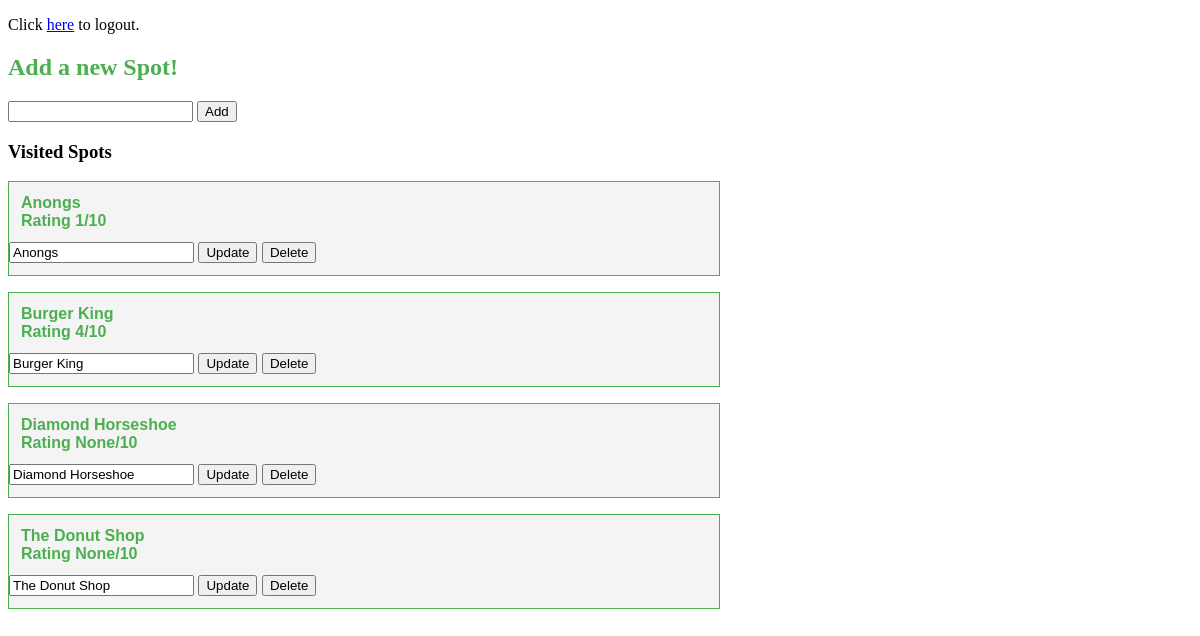
The page / (signed in) on the database as committed earlier.
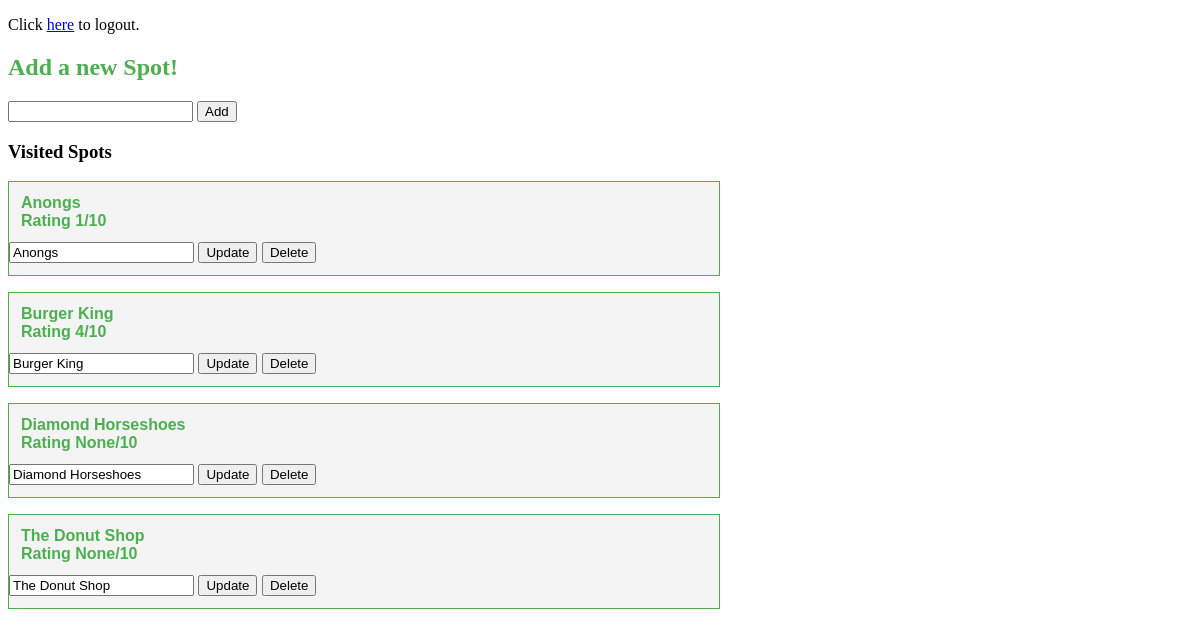
The same page on the database as committed later.
### spotmanager.py (models this page shows, shortened)
class Spot(db.Model):
    place = db.Column(db.String(80), unique=True, nullable=False, primary_key=True)
    address = db.Column(db.String(80))
    phone = db.Column(db.INT)
    visit = db.Column(db.String(8))
    queue = db.Column(db.String(8))
    rating = db.Column(db.INT)

### spotmanager.py (the view, shortened to what this page needs)
@app.route("/", methods=["GET", "POST"])
@login_required
def home():
    spots = None
    spots = Spot.query.all()
    return render_template("index.html", spots=spots)

### spotmanager.py (called while the page is built)
def login_required(f):
    @wraps(f)
    def wrap(*args, **kwargs):
        if 'logged_in' in session:
                return f(*args, **kwargs)
        else:
                flash('Please log in.')
                return redirect(url_for('login'))
    return wrap

### templates/index.html (shortened to what this page needs)
{% extends "base.html" %}
{% block content %}
<p>Click <a href = '/logout'>here</a> to logout.</p>
    <h2>Add a new Spot!</h2>
    <form method="POST" action="/">
      <input type="text" name="venue">
      <input type="submit" value="Add">
    </form>
  <h3>Visited Spots</h3>
  {% for spot in spots %}
    <p>
    <div class="card">
      <h2>{{spot.place}}<br>Rating {{spot.rating}}/10</h2>
      <form method="POST" action="./update">
        <input type="text" value="{{spot.place}}" name="newname">
        <input type="submit" value="Update">
      </form>
      <form method="POST" action="./delete">
        <input type="submit" value="Delete">
      </form>
    </div>
  </p>
{% endfor %}
{% endblock %}

### templates/base.html (shortened to what this page needs)
<!DOCTYPE html>
<html>
  <head>
    <link rel="stylesheet" href="{{ url_for('static', filename='styles/style.css') }}">
  </head>
  <body>
      <div class ="container">
            {% block content %}{% endblock %}<p></p>
        </div>
    </body>
</html>

### static/styles/style.css (style rules this page uses)
form { display: inline; }
h2 { color: #4CAF50; }
.card { background-color: #f4f4f4; border: 1px solid #4CAF50; width: 60%; height: auto; position: relative; padding-bottom: 1%; }
.card h2 { color: #4CAF50; margin: 12px; }
.card h2, .card { font-family: Arial, sans-serif; font-size: 16px; }

Rows that differ between the two databases and show on the page:
removed Spot: place "Diamond Horseshoe", rating "None", newname "Diamond Horseshoe"
added Spot: place "Diamond Horseshoes", rating "None", newname "Diamond Horseshoes"
